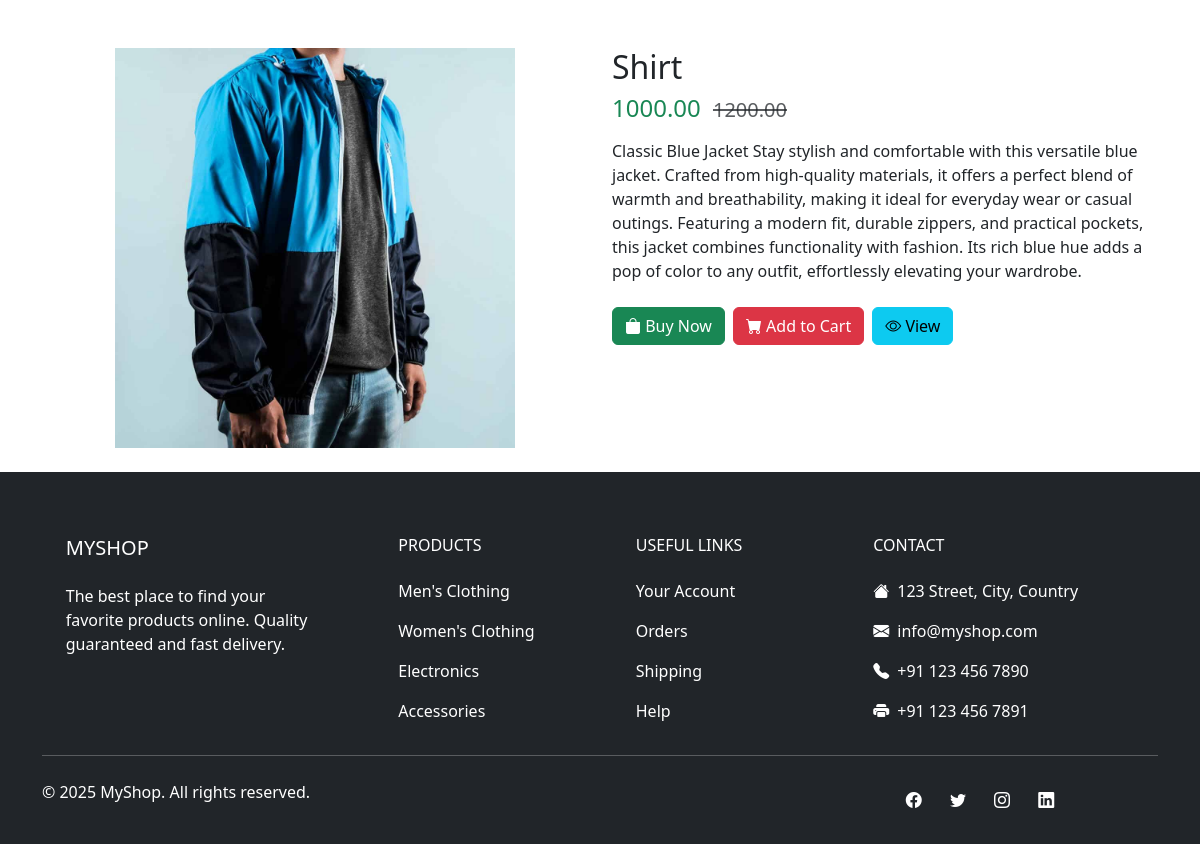
/men/product/1/, run on the app's committed database.
### shop/models.py (models this page shows, shortened)
class Post(models.Model):
    CATEGORY_CHOICES = [
        ('Men', 'Men'),
        ('Women', 'Women'),
    ]
    title = models.CharField(max_length=200)
    img = models.ImageField(upload_to='posts/')
    description = models.TextField()
    original_price = models.DecimalField(max_digits=10, decimal_places=2)
    offer_price = models.DecimalField(max_digits=10, decimal_places=2)
    category = models.CharField(max_length=10, choices=CATEGORY_CHOICES)  # new field
    created_at = models.DateTimeField(auto_now_add=True)
    updated_at = models.DateTimeField(auto_now=True)
    is_active = models.BooleanField(default=True)

### shop/views.py (the view)
# urls.py: path('men/product/<int:pk>/', views.men_product, name='men_product'),
def men_product(request, pk):
    product = get_object_or_404(Post, pk=pk)
    return render(request, 'shop/menproduct.html', {'product': product})

### shop/templates/shop/menproduct.html (shortened to what this page needs)
<!doctype html>
<html lang="en">
<head>
    <link href="https://cdn.jsdelivr.net/npm/bootstrap@5.3.3/dist/css/bootstrap.min.css" rel="stylesheet">
    <link href="https://cdn.jsdelivr.net/npm/bootstrap-icons@1.11.1/font/bootstrap-icons.css" rel="stylesheet">
</head>
<body>
    <div class="container mt-5">
        <div class="row">
            <div class="col-md-6 d-flex align-items-center justify-content-center">
                {% if product.img %}
                <img src="{{ product.img.url }}" alt="{{ product.title }}" class="img-fluid product-img">
                {% else %}
                <img src="/static/img/no-image.png" alt="no image" class="img-fluid product-img">
                {% endif %}
            </div>
            <div class="col-md-6">
                <h2>{{ product.title }}</h2>
                <div class="mb-3">
                    <span class="text-success h4">{{ product.offer_price }}</span>
                    <span class="text-muted text-decoration-line-through h5 ms-2">{{ product.original_price }}</span>
                </div>
                <p>{{ product.description|default:"No description available." }}</p>
                <div class="d-flex gap-2 mt-4">
                    <button class="btn btn-success">
                        <i class="bi bi-bag-fill"></i> Buy Now
                    </button>
                    <a href="{% url 'add_to_cart' product.id %}" class="btn btn-danger">
                        <i class="bi bi-cart-fill"></i> Add to Cart
                    </a>
                    <button class="btn btn-info">
                        <i class="bi bi-eye"></i> View
                    </button>
                </div>
            </div>
        </div>
    </div>
    <footer class="bg-dark text-white pt-5 pb-4 mt-4">
        <div class="container text-md-left">
            <div class="row">
                <div class="col-md-3 col-lg-3 col-xl-3 mx-auto mt-3">
                    <h5 class="text-uppercase mb-4 font-weight-bold">MyShop</h5>
                    <p>
                        The best place to find your favorite products online. Quality guaranteed and fast delivery.
                    </p>
                </div>
                <div class="col-md-2 col-lg-2 col-xl-2 mx-auto mt-3">
                    <h6 class="text-uppercase mb-4 font-weight-bold">Products</h6>
                    <p><a href="#" class="text-white text-decoration-none">Men's Clothing</a></p>
                    <p><a href="#" class="text-white text-decoration-none">Women's Clothing</a></p>
                    <p><a href="#" class="text-white text-decoration-none">Electronics</a></p>
                    <p><a href="#" class="text-white text-decoration-none">Accessories</a></p>
                </div>
                <div class="col-md-3 col-lg-2 col-xl-2 mx-auto mt-3">
                    <h6 class="text-uppercase mb-4 font-weight-bold">Useful Links</h6>
                    <p><a href="#" class="text-white text-decoration-none">Your Account</a></p>
                    <p><a href="#" class="text-white text-decoration-none">Orders</a></p>
                    <p><a href="#" class="text-white text-decoration-none">Shipping</a></p>
                    <p><a href="#" class="text-white text-decoration-none">Help</a></p>
                </div>
                <div class="col-md-4 col-lg-3 col-xl-3 mx-auto mt-3">
                    <h6 class="text-uppercase mb-4 font-weight-bold">Contact</h6>
                    <p><i class="bi bi-house-fill me-2"></i>123 Street, City, Country</p>
                    <p><i class="bi bi-envelope-fill me-2"></i>info@myshop.com</p>
                    <p><i class="bi bi-telephone-fill me-2"></i>+91 123 456 7890</p>
                    <p><i class="bi bi-printer-fill me-2"></i>+91 123 456 7891</p>
                </div>
            </div>
            <hr class="mb-4">
            <div class="row align-items-center">
                <div class="col-md-7 col-lg-8">
                    <p>© 2025 MyShop. All rights reserved.</p>
                </div>
                <div class="col-md-5 col-lg-4">
                    <div class="text-center text-md-right">
                        <a href="#" class="text-white me-4"><i class="bi bi-facebook"></i></a>
                        <a href="#" class="text-white me-4"><i class="bi bi-twitter"></i></a>
                        <a href="#" class="text-white me-4"><i class="bi bi-instagram"></i></a>
                        <a href="#" class="text-white"><i class="bi bi-linkedin"></i></a>
                    </div>
                </div>
            </div>
        </div>
    </footer>
</body>
</html>

### shop/templates/shop/menproduct.html (style rules this page uses)
.product-img { max-height: 400px; object-fit: contain; }

### data on the page
Post: img (picture), title "Shirt", offer_price "1000.00", original_price "1200.00", description "Classic Blue Jacket Stay stylish and comfortable with this versatile blue jacket. Crafted from high-quality materials, it offers a perfect blend of warmth and breathability, making it ideal for everyday wear or casual outings. Featuring a modern fit, durable zippers, and practical pockets, this jacket combines functionality with fashion. Its rich blue hue adds a pop of color to any outfit, effortlessly elevating your wardrobe."
